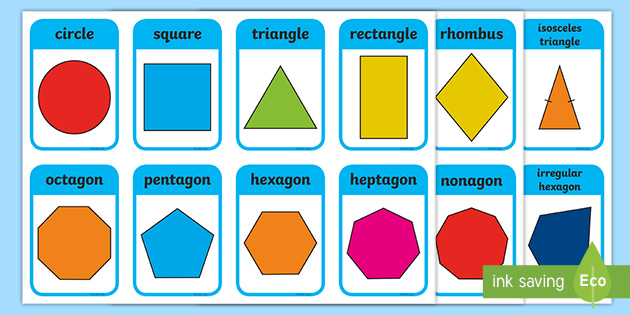
#> input picture img_test/shape.jpg, 630 x 315 px, given in place of the camera
$ python Color_detec.py
#> lines starting #> are read from the running program, lines starting #| are printed output that depends on the picture; after the words box and inside, x2 and y2 are one past the last pixel; in counts of white or black regions, pixels touching at a corner belong together
import cv2
import numpy as np


def bgr_to_hsv_range(bgr_color, tol=(10, 60, 60)):
    """
    แปลง BGR -> HSV แล้วคืนค่า (lower, upper) เป็น HSV สำหรับ inRange(hsv, lower, upper)
    ป้องกันปัญหา uint8 wrap ด้วยการแปลงเป็น int ก่อนคำนวณ
    """
    color_bgr = np.array([[bgr_color]], dtype=np.uint8)  # (1,1,3)
    hsv_color = cv2.cvtColor(color_bgr, cv2.COLOR_BGR2HSV)[0, 0]

    # cast เป็น int ก่อนบวก/ลบ
    h = int(hsv_color[0])
    s = int(hsv_color[1])
    v = int(hsv_color[2])

    th, ts, tv = map(int, tol)

    lo = np.array([max(h - th, 0), max(s - ts, 0), max(v - tv, 0)], dtype=np.uint8)
    hi = np.array(
        [min(h + th, 179), min(s + ts, 255), min(v + tv, 255)], dtype=np.uint8
    )
    return lo, hi


def inrange_hsv_with_wrap(hsv_img, lower, upper):
    """
    ทำ inRange สำหรับ HSV โดยรองรับกรณี H ข้ามศูนย์ (เช่นสีแดง)
    ถ้า H lower <= H upper ใช้ช่วงเดียว
    ถ้า H lower > H upper แยกเป็น 2 ช่วงแล้ว OR กัน
    """
    h_lo, h_hi = int(lower[0]), int(upper[0])
    if h_lo <= h_hi:
        return cv2.inRange(hsv_img, lower, upper)
    # wrap-around: [0..h_hi] U [h_lo..179]
    lo1 = np.array([0, lower[1], lower[2]], dtype=np.uint8)
    hi1 = np.array([h_hi, upper[1], upper[2]], dtype=np.uint8)
    lo2 = np.array([h_lo, lower[1], lower[2]], dtype=np.uint8)
    hi2 = np.array([179, upper[1], upper[2]], dtype=np.uint8)
    return cv2.bitwise_or(
        cv2.inRange(hsv_img, lo1, hi1), cv2.inRange(hsv_img, lo2, hi2)
    )


def on_mouse_colour(event, x, y, flags, param):
    global target_bgr, clicked_hsv
    if event == cv2.EVENT_LBUTTONDOWN and param["frame"] is not None:
        # ดึงสี BGR จากจุดคลิก แล้วตั้งเป็นเป้าหมายใหม่
        bgr = param["frame"][y, x, :].astype(np.uint8)
        target_bgr = bgr
        hsv_pix = cv2.cvtColor(np.array([[bgr]], dtype=np.uint8), cv2.COLOR_BGR2HSV)[
            0, 0
        ]
        clicked_hsv = hsv_pix
        print(
            f"Picked BGR={tuple(int(v) for v in bgr)}, HSV={tuple(int(v) for v in hsv_pix)}"
        )


cap = cv2.VideoCapture(1)
target_bgr = np.array([61, 68, 158], dtype=np.uint8)  # (B,G,R)
tol = (10, 60, 60)  # ปรับได้ตามต้องการ
ctx = {"frame": None}
cv2.namedWindow("Colour Original")
cv2.setMouseCallback("Colour Original", on_mouse_colour, ctx)
clicked_hsv = None

while True:
    ret, imageFrame = cap.read()
#> imageFrame is the input picture: shape (315, 630, 3); mean B, G, R 203.4, 198.1, 167.1
    if not ret:
        break
    ctx["frame"] = imageFrame
    hsvFrame = cv2.cvtColor(imageFrame, cv2.COLOR_BGR2HSV)
#> hsvFrame: shape (315, 630, 3); mean H, S, V 62.7, 114.6, 235.1

    lower, upper = bgr_to_hsv_range(target_bgr, tol)
    s_floor, v_floor = 60, 60
    lower[1] = max(int(lower[1]), s_floor)
    lower[2] = max(int(lower[2]), v_floor)
    mask = inrange_hsv_with_wrap(hsvFrame, lower, upper)
#> in inrange_hsv_with_wrap, `return cv2.inRange(hsv_img, lower, upper)`:
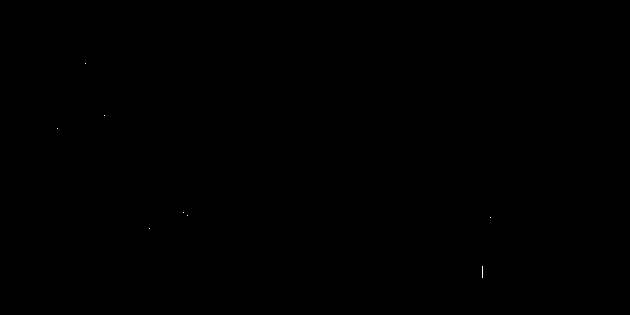
#> returned value: shape (315, 630); 0.01% white in thin lines or dots, all inside (x1, y1, x2, y2) = (57, 63, 491, 278)

    # 2) Morphology: เปิดแล้วปิด (Open -> Close)
    kernel3 = cv2.getStructuringElement(cv2.MORPH_ELLIPSE, (3, 3))
    kernel5 = cv2.getStructuringElement(cv2.MORPH_ELLIPSE, (5, 5))

    mask = cv2.morphologyEx(mask, cv2.MORPH_OPEN, kernel3, iterations=1)  # ตัดจุดเล็ก ๆ
#> mask: shape (315, 630); every value is 0
    mask = cv2.morphologyEx(
        mask, cv2.MORPH_CLOSE, kernel5, iterations=1
    )  # อุดรูใน object

    # 3) ลบคอมโพเนนต์เล็ก ๆ ด้วย connected components
    num, labels, stats, _ = cv2.connectedComponentsWithStats(mask, connectivity=8)
#> labels: shape (315, 630) int32; every value is 0
#> num = 1; stats = [[0, 0, 630, 315, 198450]]
    min_area = 500  # ปรับตามสเกลภาพ/ขนาดวัตถุ
    mask_clean = np.zeros_like(mask)
    for i in range(1, num):  # ข้ามฉลาก 0 = พื้นหลัง
        if stats[i, cv2.CC_STAT_AREA] >= min_area:
            mask_clean[labels == i] = 255

    mask = mask_clean

    # 4) (ทางเลือก) ทำ median blur เล็กน้อยให้ขอบเรียบ
    # mask = cv2.medianBlur(mask, 5)

    # 5) ต่อไปเหมือนเดิม แต่ใช้ RETR_EXTERNAL เพื่อตัดรู/เส้นใน
    res = cv2.bitwise_and(imageFrame, imageFrame, mask=mask)
#> res: shape (315, 630, 3); every value is 0
    contours, _ = cv2.findContours(mask, cv2.RETR_EXTERNAL, cv2.CHAIN_APPROX_SIMPLE)
#> contours = []

    for contour in contours:
        area = cv2.contourArea(contour)
        if area > 300:
            x, y, w, h = cv2.boundingRect(contour)

            # (ทางเลือก) กรองความเพี้ยนรูปร่างเพิ่มเติม
            # aspect = w / float(h)
            # if aspect < 0.3 or aspect > 3.5: continue  # ตัดวัตถุยาว/แคบผิดปกติ
            # solidity = area / cv2.contourArea(cv2.convexHull(contour))
            # if solidity < 0.8: continue  # ตัดรูปร่างเว้าหนัก ๆ

            cv2.rectangle(imageFrame, (x, y), (x + w, y + h), (255, 0, 0), 2)
            cv2.putText(
                imageFrame,
                "Target Colour",
                (x, y - 6),
                cv2.FONT_HERSHEY_SIMPLEX,
                0.7,
                (255, 0, 0),
                2,
            )
#> this loop made 0 passes

    # แสดงผล
    cv2.imshow("Colour Original", imageFrame)
    cv2.imshow("Target Mask", mask)
    cv2.imshow("Target Detection", res)

    key = cv2.waitKey(1) & 0xFF
#> (key q is pressed here)
    if key == ord("q"):
        break
    elif key == ord("=") or key == ord("+"):
        # เพิ่ม tolerance
        th, ts, tv = tol
        tol = (min(th + 1, 90), min(ts + 5, 127), min(tv + 5, 127))
    elif key == ord("-") or key == ord("_"):
        # ลด tolerance
        th, ts, tv = tol
        tol = (max(th - 1, 0), max(ts - 5, 0), max(tv - 5, 0))

cap.release()
cv2.destroyAllWindows()
